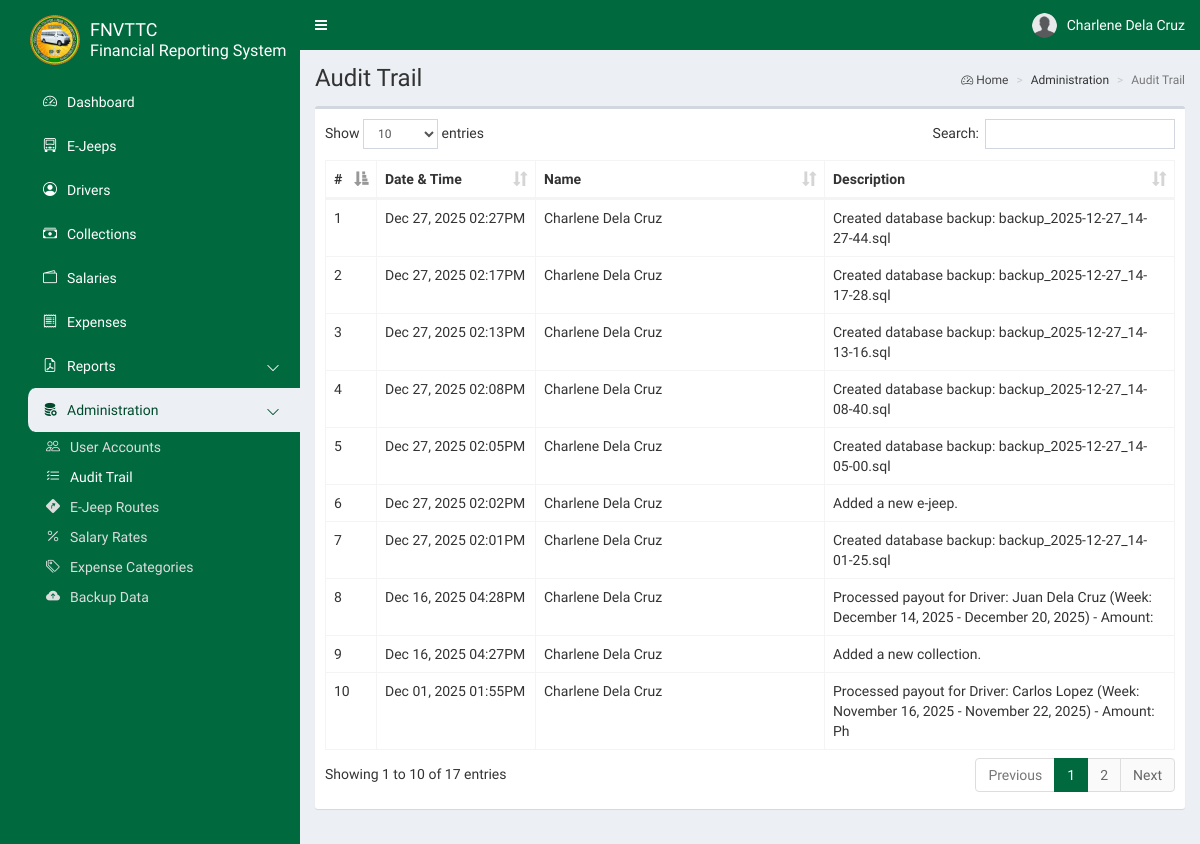
The app's page /frs-remote/admin/audittrail.php (signed in), older data.
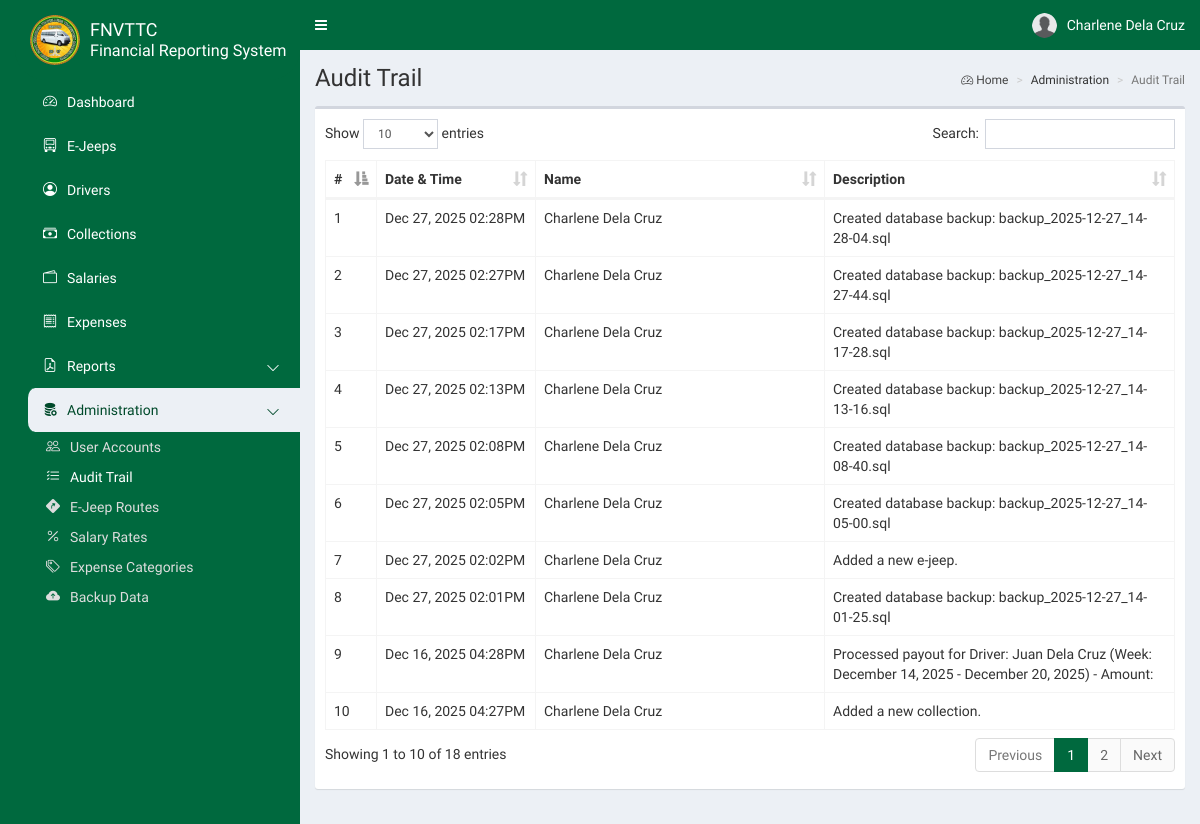
The same page, newer data.
### tables this page shows
CREATE TABLE `frs_trail` (
  `id` int(11) NOT NULL AUTO_INCREMENT,
  `user_id` int(11) NOT NULL,
  `description` varchar(100) NOT NULL,
  `date` datetime NOT NULL DEFAULT current_timestamp(),
  PRIMARY KEY (`id`),
  KEY `fk_trail_userid` (`user_id`),
  CONSTRAINT `fk_trail_userid` FOREIGN KEY (`user_id`) REFERENCES `frs_users` (`id`) ON DELETE NO ACTION ON UPDATE CASCADE
);

CREATE TABLE `frs_users` (
  `id` int(11) NOT NULL AUTO_INCREMENT,
  `first_name` varchar(50) NOT NULL,
  `last_name` varchar(50) NOT NULL,
  `email` varchar(50) NOT NULL,
  `password` char(32) NOT NULL,
  `type` int(1) NOT NULL,
  `image` varchar(100) NOT NULL,
  `address` varchar(100) NOT NULL,
  `contact` varchar(25) NOT NULL,
  `deleted` bit(1) NOT NULL DEFAULT b'0',
  PRIMARY KEY (`id`)
);

### frs-remote/config/config.php (called while the page is built, shortened)
<?php
class Connection {
    private $dbHost;
    private $dbUser;
    private $dbPass;
    private $dbName;
    public function __construct() {
        $this->dbHost = $_ENV['DB_HOST'];
        $this->dbUser = $_ENV['DB_USER'];
        $this->dbPass = $_ENV['DB_PASS'];
        $this->dbName = $_ENV['DB_NAME'];
    }
    public function getConnection() {
        try {
            $pdo = new PDO("mysql:host=" . $this->dbHost . ";dbname=" . $this->dbName, $this->dbUser, $this->dbPass);
            $pdo->setAttribute(PDO::ATTR_ERRMODE, PDO::ERRMODE_EXCEPTION);
            $pdo->setAttribute(PDO::ATTR_DEFAULT_FETCH_MODE, PDO::FETCH_ASSOC);
            return $pdo;
        }
        catch (Exception $e) {
            echo 'Error: ' . $e->getmessage();
        }
    }
}

### frs-remote/admin/audittrail.php (the view, shortened to what this page needs)
<?php
require_once '../config/config.php';
class Trail {
    private $db;
    public function __construct() {
        $conn = new Connection();
        $this->db = $conn->getConnection();
    }
    public function getData(){
        $trail_sql = "SELECT * FROM `frs_trail` AS a JOIN `frs_users` AS b ON a.`user_id` = b.`id` ORDER BY a.`date` DESC";
        $trail_stmt = $this->db->query($trail_sql);
        return $trail_stmt->fetchAll();
    }
}
$trail = new Trail();
$trails = $trail->getData();
?>
<!DOCTYPE html>
<html style="background-color: #00693e;">
<head>
<?php include '../common/head.php'; ?>
</head>
<body class="hold-transition skin-blue sidebar-mini">
    <div class="wrapper">
<?php include '../common/navbar.php'; ?>
<?php include '../common/sidebar.php'; ?>
        <div class="content-wrapper">
            <section class="content-header">
                <h1>Audit Trail</h1>
                <ol class="breadcrumb">
                    <li><a href="#"><i class="bi bi-speedometer2"></i> Home</a></li>
                    <li>Administration</li>
                    <li class="active">Audit Trail</li>
                </ol>
            </section>
            <section class="content">
                <div class="row">
                    <div class="col-xs-12">
                        <div class="box">
                            <div class="box-body table-responsive">
                                <table id="example1" class="table table-bordered">
                                    <thead>
                                        <tr>
                                            <th style="width: 12px; max-width: 12px !important;">#</th>
                                            <th style="width: 120px; max-width: 120px !important;">Date & Time</th>
                                            <th style="width: 250px; max-width: 250px !important;">Name</th>
                                            <th>Description</th>
                                        </tr>
                                    </thead>
                                    <tbody>
<?php
$id = 1;
foreach ($trails as $row) { ?>
<tr>
    <td><?php echo $id; ?></td>
    <td><?php echo (new DateTime($row['date']))->format('M d, Y h:iA'); ?></td>
    <td><?php echo $row['first_name'] . " " . $row['last_name']; ?></td>
    <td><?php echo $row['description']; ?></td>
</tr>
<?php $id++; } ?>
                                    </tbody>
                                </table>
                            </div>
                        </div>
                    </div>
                </div>
            </section>
        </div>
    </div>
</body>
</html>

Row changes from the older to the newer data that the page shows:
no longer on this page (row unchanged): frs_trail: date "Dec 01, 2025 01:55PM", user.first_name "Charlene", user.last_name "Dela Cruz", description "Processed payout for Driver: Carlos Lopez (Week: November 16, 2025 - November 22, 2025) - Amount: Ph"
added frs_trail: date "Dec 27, 2025 02:28PM", user.first_name "Charlene", user.last_name "Dela Cruz", description "Created database backup: backup_2025-12-27_14-28-04.sql"
Text that changed along with them:
text written by a page script: "Show entries Search: Showing 1 to 10 of 17 entries Previous 1 2 Next" → "Show entries Search: Showing 1 to 10 of 18 entries Previous 1 2 Next"
